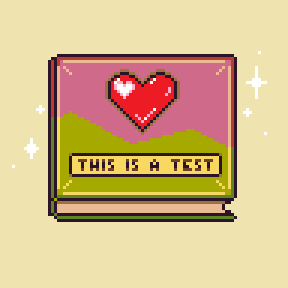
#> input picture Pixel_Filter/sample.png, 96 x 96 px (shown 3 times larger)
$ python imageprocessing.py
#> lines starting #> are read from the running program, lines starting #| are printed output that depends on the picture
#> further down, img is the input picture: shape (96, 96, 3); mean B, G, R 137.9, 185.9, 212.9

import numpy as np
import cv2

# given an image and position in that image returns the average color of surrounding neighbors,
def box_blur_3(img,y,x,border,channel):
    height, width, channels = img.shape

    # pixels at the edge do not have 8 neighbours so we skip them
    if (not (x > border and x < width-border)): return 0
    if (not (y > border and y < height-border)): return 0

    # A is a matrix 3x3 containing the pixel at (x,y) position an its surrounding neighbors
    A = np.array(
        [
        [img[y-1][x-1][channel]],[img[y-1][x][channel]], [img[y-1][x][channel]],
        [img[y][x-1][channel]]  ,[img[y][x][channel]]  , [img[y][x+1][channel]],
        [img[y+1][x+1][channel]],[img[y+1][x][channel]], [img[y][x+1][channel]]
        ]
        )

    new_pixel_color = A.mean()
    return new_pixel_color

def apply_box_blur_3(new_img,img):
    height, width, channels = img.shape
#> height = 96; width = 96; channels = 3

    # iterate through every pixel
    for y in range(height):
        for x in range (width):
            new_img[y, x] =  [box_blur_3(img,y,x,1,0), box_blur_3(img,y,x,1,1), box_blur_3(img,y,x,1,2)] #applies box blur on all three channels individually
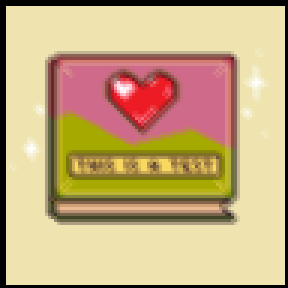
#> new_img: shape (96, 96, 3) float64 (shown 3 times larger); mean B, G, R 127.1, 171.9, 198.2


path = "sample.png"
img = cv2.imread(path)
new_img = np.zeros(img.shape)
apply_box_blur_3(new_img, img)

cv2.imwrite('filtered_'+path, new_img, [cv2.IMWRITE_PNG_COMPRESSION, 0])
